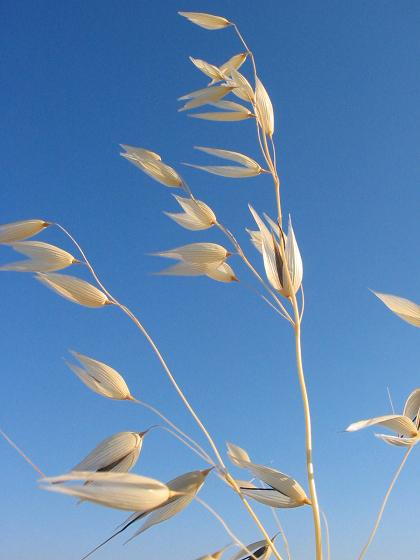
//> input picture CUDA_SURF/CUDA_SURF/1.jpg, 420 x 560 px
$ ./main   (built with g++ and OpenCV 4)
//> lines starting //> are read from the running program, lines starting //| are printed output that depends on the picture
#include "opencv2/core/core.hpp"
#include "opencv2/highgui/highgui.hpp"
#include "opencv2/imgproc/imgproc.hpp"

#include <iostream>

using namespace cv;
using namespace std;


//Point pt;

Mat srcImg, dstImg;
int value = 20;
// [21 lines of commented-out code are left out]

void OnChange(int, void *)
{
	//threshold(srcImg,dstImg,value,255,THRESH_BINARY);//对图像做二值化操作
	Canny(srcImg,dstImg,value,255);
	imshow("TrackBar",dstImg);
}

void main()
{

	// [9 lines of commented-out code are left out]

	srcImg = imread("1.jpg",0);//读取的是灰度图片
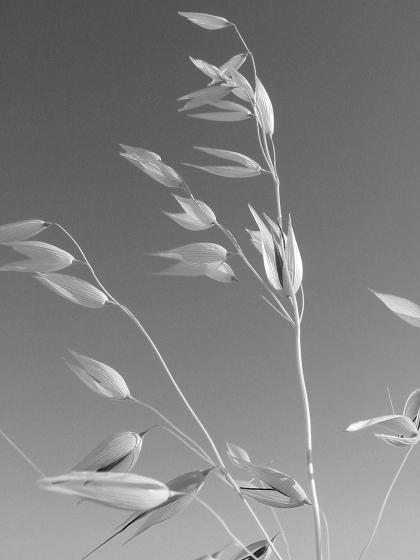
//> srcImg: 560 rows x 420 cols, CV_8UC1; min 0, max 255, mean 129
	namedWindow("TrackBar", CV_WINDOW_AUTOSIZE);
	createTrackbar("Threshold","TrackBar",&value,255,OnChange,0);
	//threshold(srcImg,dstImg,value,255,THRESH_BINARY);//对图像做二值化操作
	Canny(srcImg,dstImg,value,255);
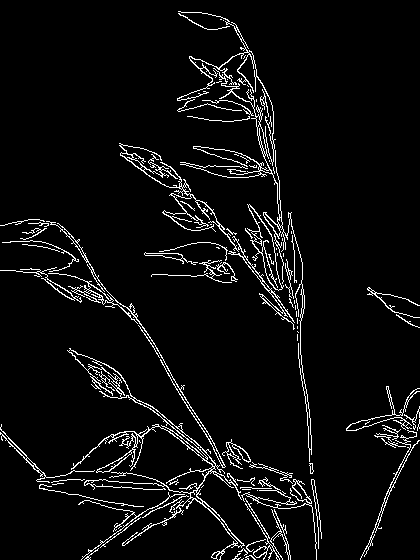
//> dstImg: 560 rows x 420 cols, CV_8UC1; 5.2% white in thin lines or dots
	imshow("TrackBar",dstImg);
	waitKey(0);
}

$ run again, with CUDA_SURF/CUDA_SURF/2.png saved as CUDA_SURF/CUDA_SURF/1.jpg
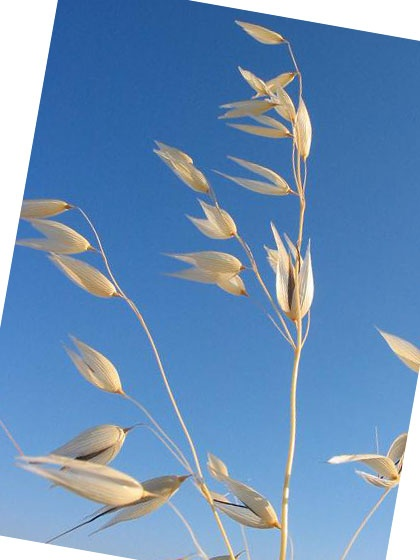
//> input picture CUDA_SURF/CUDA_SURF/2.png, 420 x 560 px
//> `srcImg = imread("1.jpg",0);`:
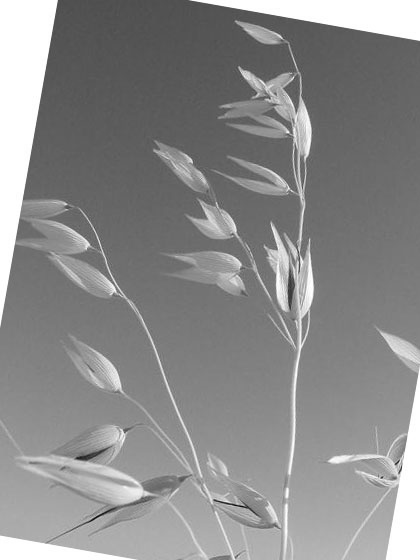
//> srcImg: 560 rows x 420 cols, CV_8UC1; min 11, max 255, mean 138.7
//> `Canny(srcImg,dstImg,value,255);`:
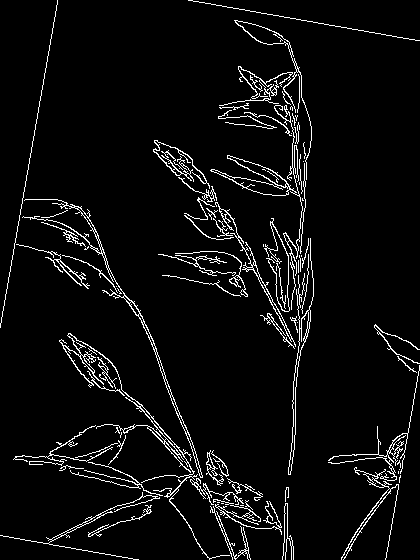
//> dstImg: 560 rows x 420 cols, CV_8UC1; 5.1% white in thin lines or dots
